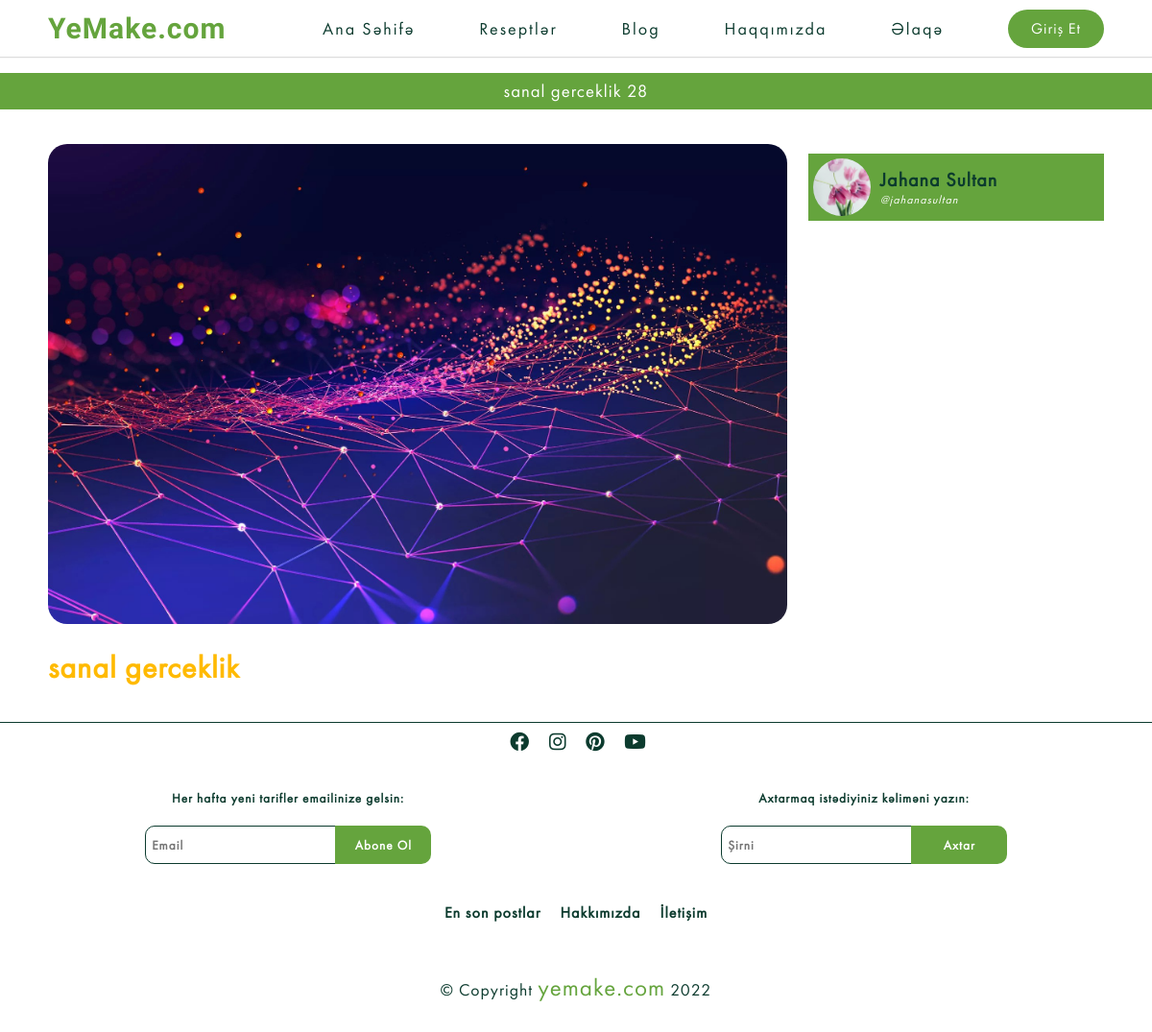
Screenshot of /blog-details/sanal-gerceklikBDGm with the database file from the repository.
### blog/models.py (models this page shows, shortened)
class Blog(models.Model):
    title=models.CharField(max_length=250)
    description=QuillField()
    image= image=models.ImageField(default='Blog/default.png', upload_to='Blog', null=True)
    isActive=models.BooleanField(default=False)
    inSlide=models.BooleanField(default=False)
    slug=models.SlugField(editable=False, verbose_name="Slug", unique=True, null=True)
    created=models.DateTimeField(auto_now_add=True, null=True)
    category= models.ForeignKey(Category, on_delete=models.CASCADE, null=True)
    owner=models.name = models.ForeignKey(Profile, related_name='blogown', on_delete=models.CASCADE, null=True)
    hit_count_generic = GenericRelation(HitCount, object_id_field='object_pk',
     related_query_name='hit_count_generic_relation')
    class Meta:
        ordering=["-created"]

### users/models.py (models this page shows, shortened)
class Profile(models.Model):
    user=models.OneToOneField(User, on_delete=models.CASCADE, null=True )
    username=models.CharField(max_length=100, null=True, blank=True)
    name=models.CharField(max_length=200, null=True, blank=True)
    email=models.EmailField(max_length=200,null=True,blank=True, unique=True)
    short_info=models.CharField(max_length=200, null=True, blank=True)
    profile_image=models.ImageField(upload_to='Users', null=True, blank=True,default='Users/user-default.jpg')
    cover_image=models.ImageField(upload_to='Users', blank=True, null=True, default='Users/cover.webp')
    slug=models.SlugField( verbose_name="Slug", null=True, unique=True)

### blog/views.py (the view)
# urls.py: path('blog-details/<slug:slug>', views.details, name="blogdetail"),
def details(request, slug):
    object = get_object_or_404(Blog, slug=slug)
    blog = Blog.objects.get(slug=slug)
    blogs= Blog.objects.filter(category=blog.category).filter(~Q(id=blog.id))
    context = {
        "blog" : blog,
        "blogs" : blogs
    }
    hit_count = get_hitcount_model().objects.get_for_object(object)
    hits = hit_count.hits
    hitcontext = context['hitcount'] = {'pk': hit_count.pk}
    hit_count_response = HitCountMixin.hit_count(request, hit_count)
    if hit_count_response.hit_counted:
        hits = hits + 1
        hitcontext['hit_counted'] = hit_count_response.hit_counted
        hitcontext['hit_message'] = hit_count_response.hit_message
        hitcontext['total_hits'] = hits
    return render(request, "blog/blog_details.html", context)

### main/context_processors.py (called while the page is built)
def notification_count(request):
    if request.user.is_authenticated:
        profile=Profile.objects.get(username=request.user.username)
        notification=Notification.objects.filter(user=profile, is_seen=False)
        return {
          "push":notification
        }
    else:
        return {
            "push": {}
        }

### templates/blog/blog_details.html (shortened to what this page needs)
{% extends 'base.html' %}
{% load static %}
{% block css %}
<link rel="stylesheet" href='{% static '/css/recipe-details.css' %}?{% now "U" %}'>
<link rel="stylesheet" href='{% static '/css/index.css' %}?{% now "U" %}'>
{% endblock css %}
{% block content %}
<h3 class="title">{{blog.title}} {{blog.id}}</h3>
<div class="container  padding-x">
    <div class="details">
        <img src="{{blog.image.url}}" alt="">
        <div class="content">
            <h1>{{blog.title}}</h1>
        </div>
    </div>
    <div class="other-posts">
        <a
            href=" {% if blog.owner.id == user.profile.id %} {% url 'profile' user.profile.slug %} {% else %} {% url 'Account' blog.owner.slug %} {% endif %}">
            <div class="owner">
                <div class="profile-img">
                    <img src="{{blog.owner.profile_image.url}}" alt="">
                    <div class="name">
                        <h4>{{blog.owner.name}}</h4>
                        <p>@{{blog.owner.username}}</p>
                    </div>
                </div>
            </div>
        </a>
    </div>
</div>
{% endblock  %}

### static/css/style.css (style rules this page uses)
:root { --dark-green: #0c3b2e; --light-green: #65A43D; --water-green: #bb8a72; --grass-green: #0c3b2e; --brokolli-green: #008c3f; --carrot: #65A43D; --yellow: #ffba00; }
* { margin: 0; padding: 0; color: #f2f5f7; letter-spacing: 1px; font-weight: 300; color: var(--dark-green); text-decoration: none; list-style: none; box-sizing: border-box; font-family: "Montserrat", sans-serif; font-family: "FuturaPT", sans-serif; }
h1, h2, h3, h4, h5, h6 { font-family: "FuturaPT", sans-serif; }
p { font-size: 1.1rem; }
html { scroll-behavior: smooth; }
img { width: 100%; height: 100%; }
.padding-x { padding-left: 50px; padding-right: 50px; }
h3.title { background-color: var(--carrot); backdrop-filter: blur(5px); -webkit-backdrop-filter: blur(5px); text-align: center; padding: 7px; word-wrap: break-word; color: #fff; margin: 1rem 0; }
img { object-fit: cover; }

### static/css/recipe-details.css (style rules this page uses)
.container { display: flex; gap: 2%!important; }
.details { width: 70%; margin-top: 20px; }
img { width: 100%; height: 500px; border-radius: 20px; }
.owner { display: flex; justify-content: space-between; align-items: center; padding: 5px; margin-top: 10px; margin-bottom: 20px; background-color: var(--light-green); }
.owner p { font-size: 12px; }
.owner h4 { font-size: 20px; font-weight: 900; }
.owner p:first-of-type { font-style: italic; color: #fff !important; }
.owner .profile-img { display: flex; align-items: center; }
.owner .profile-img img { width: 60px; height: 60px; border-radius: 50%; margin-right: 10px; }
.other-posts { width: 28%; margin-top: 20px; }
.content { margin: 20px 0; }
.content h1 { color: var(--yellow); font-weight: 700; margin-bottom: 20px; }

### static/css/index.css (style rules this page uses)
.container { display: flex; column-gap: 1%; }

### rows the page displays
Blog: title "sanal gerceklik", id "28", image (picture), owner.profile_image (picture), owner.name "Jahana Sultan", owner.username "jahanasultan"

### other values shown
{{ current_year }} "2022"
